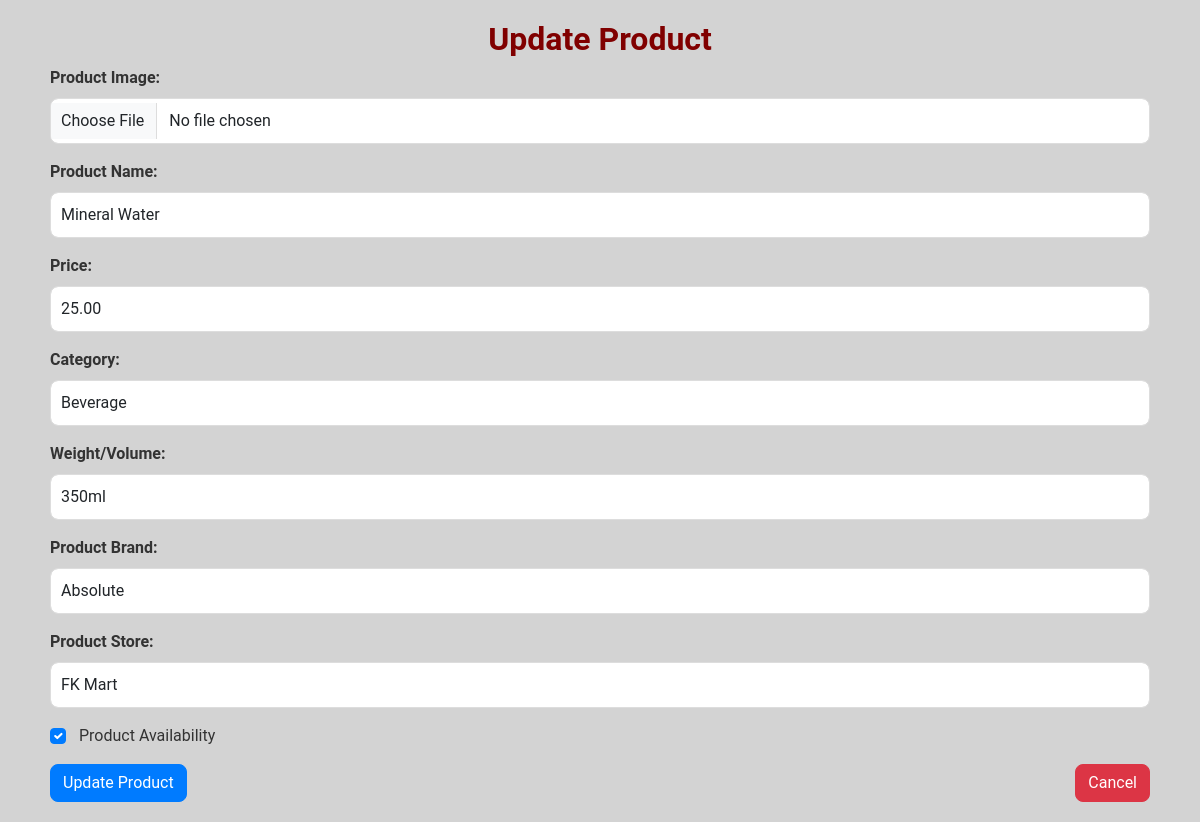
The page /views/adminupdate_product_form.php?Id=40 (signed in) on the database its author committed.
### tables this page shows
CREATE TABLE `product` (
  `id` int(11) NOT NULL,
  `name` varchar(255) NOT NULL,
  `price` decimal(10,2) NOT NULL,
  `category_id` int(11) NOT NULL,
  `brand` varchar(255) NOT NULL DEFAULT 'Unknown',
  `image` varchar(255) DEFAULT NULL,
  `weight` varchar(50) DEFAULT NULL,
  `available` tinyint(1) DEFAULT 1,
  `purchased` tinyint(1) DEFAULT 0,
  `store` varchar(255) NOT NULL DEFAULT 'Unknown'
);

CREATE TABLE `category` (
  `id` int(11) NOT NULL,
  `name` varchar(255) NOT NULL
);

### views/adminupdate_product_form.php (the view, shortened to what this page needs)
<?php
include 'dbconn.php';
if(isset($_GET['Id'])) {
    $product_id = $_GET['Id'];
    $sql = "SELECT * FROM product WHERE id = $product_id";
    $result = $conn->query($sql);
    if ($result->num_rows > 0) {
        $product = $result->fetch_assoc();
    } else {
        echo "Product not found.";
        exit();
    }
} else {
    echo "Product ID not provided.";
    exit();
}
$category_sql = "SELECT id, name FROM category";
$category_result = $conn->query($category_sql);
?>
<!DOCTYPE html>
<html lang="en">
<head>
    <link rel="stylesheet" href="https://cdnjs.cloudflare.com/ajax/libs/font-awesome/5.15.4/css/all.min.css">
    <link href="https://cdn.jsdelivr.net/npm/bootstrap@5.3.2/dist/css/bootstrap.min.css" rel="stylesheet">
    <link rel="stylesheet" href="css/edit_form.css">
</head>
<body>
    <div class="container">
            <div class="card-header text-center">
                <h2>Update Product</h2>
            </div>
            <div class="card-body">
                <form action="<?php echo htmlspecialchars($_SERVER["PHP_SELF"]) . "?Id=" . $product_id; ?>" method="post" enctype="multipart/form-data">
                    <?php if (!empty($product['image'])): ?>
                        <div class="mb-3">
                        <label for="image" class="form-label">Product Image:</label>
                        <input type="file" id="image" name="image" class="form-control" onchange="previewImage(event)">
                    </div>
                    <?php endif; ?>
                    <div class="mb-3">
                        <label for="name" class="form-label">Product Name:</label>
                        <input type="text" id="name" name="name" class="form-control" value="<?php echo htmlspecialchars($product['name']); ?>" required>
                    </div>
                    <div class="mb-3">
                        <label for="price" class="form-label">Price:</label>
                        <input type="number" id="price" name="price" class="form-control" value="<?php echo htmlspecialchars($product['price']); ?>" required>
                    </div>
                    <div class="mb-3">
                    <label for="category_id" class="form-label">Category:</label>
                    <select id="category_id" name="category_id" class="form-control" required>
                        <?php while ($category = $category_result->fetch_assoc()): ?>
                            <option value="<?php echo htmlspecialchars($category['id']); ?>"
                                    <?php if ($product['category_id'] == $category['id']) echo 'selected'; ?>>
                                <?php echo htmlspecialchars($category['name']); ?>
                            </option>
                        <?php endwhile; ?>
                    </select>
                </div>
                <div class="mb-3">
                        <label for="weight" class="form-label">Weight/Volume:</label>
                        <input type="text" id="weight" name="weight" class="form-control" value="<?php echo htmlspecialchars($product['weight']); ?>" required>
                    </div>
                    <div class="mb-3">
                        <label for="brand" class="form-label">Product Brand:</label>
                        <input type="text" id="brand" name="brand" class="form-control" value="<?php echo htmlspecialchars($product['brand']); ?>" required>
                    </div>
                    <div class="mb-3">
                        <label for="store" class="form-label">Product Store:</label>
                        <input type="text" id="store" name="store" class="form-control" value="<?php echo htmlspecialchars($product['store']); ?>" required>
                    </div>
                    <div class="mb-3 form-check">
                        <input type="checkbox" id="available" name="available" class="form-check-input" <?php if ($product['available']) echo "checked"; ?>>
                        <label for="available" class="form-check-label">Product Availability</label>
                    </div>
                    <div class="d-flex justify-content-between">
                        <button type="submit" class="btn btn-custom">Update Product</button>
                        <a href="addproductlist.php" class="btn btn-cancel">Cancel</a>
                    </div>
                </form>
            </div>
        </div>
</body>
</html>

### views/css/edit_form.css (style rules this page uses)
body { background-color: lightgray; font-family: 'Roboto', sans-serif; color: #333; }
.container { padding: 20px; }
.card-header h2 { font-weight: bold; color: maroon; }
.form-label { font-weight: bold; color: #333; }
.form-control { border-radius: 8px; border: 1px solid #ddd; padding: 10px; }
.btn-custom { background-color: #007bff; border-color: #007bff; color: #fff; border-radius: 8px; transition: all 0.3s; }
.btn-cancel { background-color: #dc3545; border-color: #dc3545; color: #fff; border-radius: 8px; transition: all 0.3s; }
.form-check-input:checked { background-color: #007bff; border-color: #007bff; }
.form-check-label { margin-left: 5px; font-size: 16px; }

### rows shown on the page
product: name "Mineral Water", price "25.00", category_id "Beverage", weight "350ml", brand "Absolute", store "FK Mart", available "☑"
